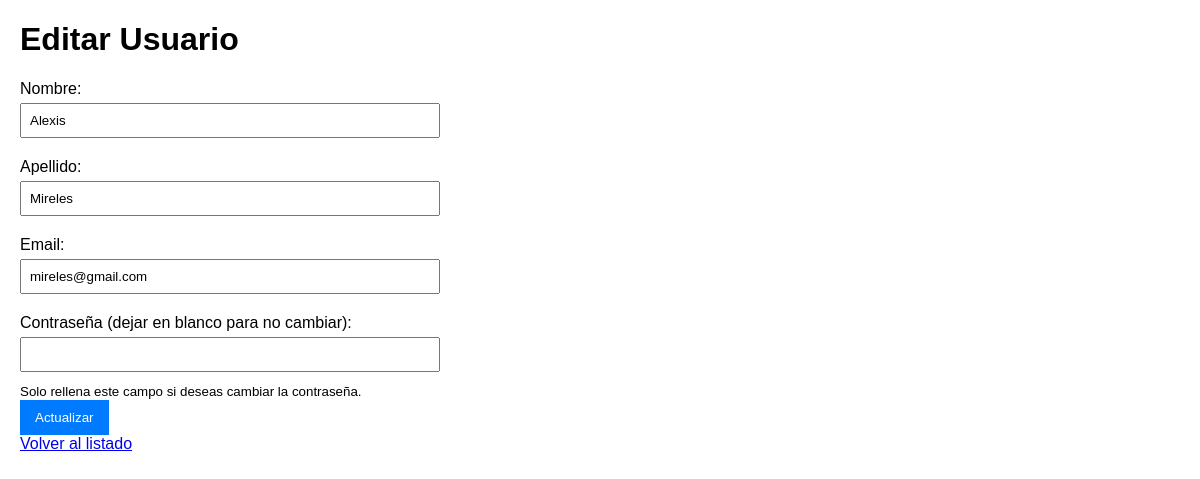
Screenshot of /editar/1/ with the database file from the repository.
### app_usuario/models.py (models this page shows, shortened)
class Usuario(models.Model):
    id_usuario = models.AutoField(primary_key=True)
    nombre = models.CharField(max_length=100)
    apellido = models.CharField(max_length=100)
    email = models.EmailField(unique=True)
    contrasena = models.CharField(max_length=128)
    fecha_registro = models.DateTimeField(auto_now_add=True)

### app_usuario/views.py (the view, shortened to what this page needs)
# urls.py: path('editar/<int:id_usuario>/', views.editar_usuario, name='editar_usuario'),
def editar_usuario(request, id_usuario):
    usuario = get_object_or_404(Usuario, id_usuario=id_usuario)
    return render(request, 'editar_usuario.html', {'usuario': usuario})

### app_usuario/templates/editar_usuario.html (shortened to what this page needs)
<!DOCTYPE html>
<html lang="es">
<head>
</head>
<body>
    <h1>Editar Usuario</h1>
    <form method="post">
        <label for="nombre">Nombre:</label>
        <input type="text" id="nombre" name="nombre" value="{{ usuario.nombre }}" required>
        <label for="apellido">Apellido:</label>
        <input type="text" id="apellido" name="apellido" value="{{ usuario.apellido }}" required>
        <label for="email">Email:</label>
        <input type="email" id="email" name="email" value="{{ usuario.email }}" required>
        <label for="contrasena">Contraseña (dejar en blanco para no cambiar):</label>
        <input type="password" id="contrasena" name="contrasena">
        <small>Solo rellena este campo si deseas cambiar la contraseña.</small>
        <button type="submit">Actualizar</button>
    </form>
    <a href="{% url 'listar_usuarios' %}">Volver al listado</a>
</body>
</html>

### app_usuario/templates/editar_usuario.html (style rules this page uses)
body { font-family: Arial, sans-serif; margin: 20px; }
form { max-width: 400px; }
label { display: block; margin: 10px 0 5px; }
input[type="text"], input[type="email"], input[type="password"] { width: 100%; padding: 8px; margin-bottom: 10px; }
button { background-color: #007BFF; color: white; padding: 10px 15px; border: none; cursor: pointer; }

### rows the page displays
Usuario: nombre "Alexis", apellido "Mireles", email "mireles@gmail.com"
